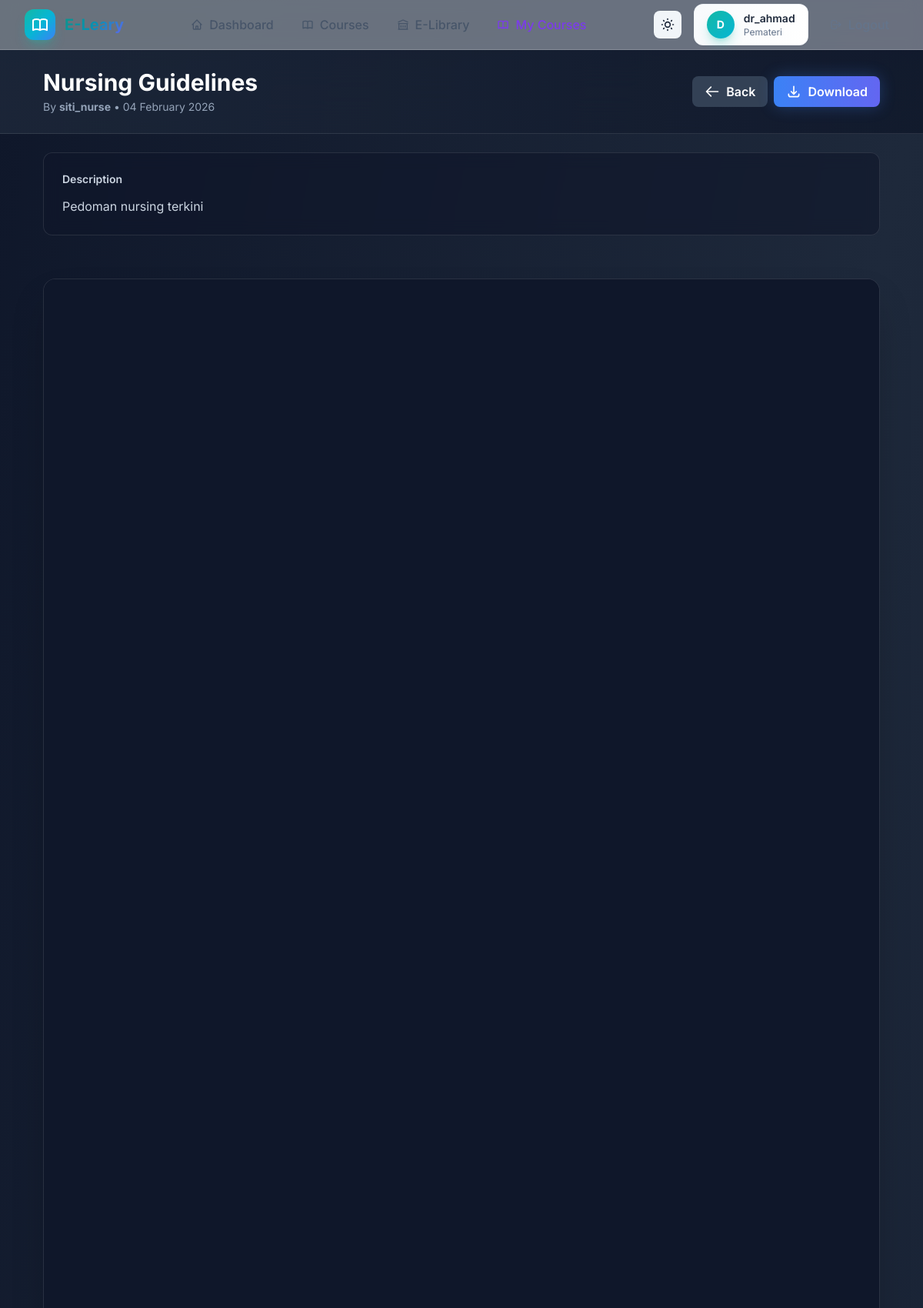
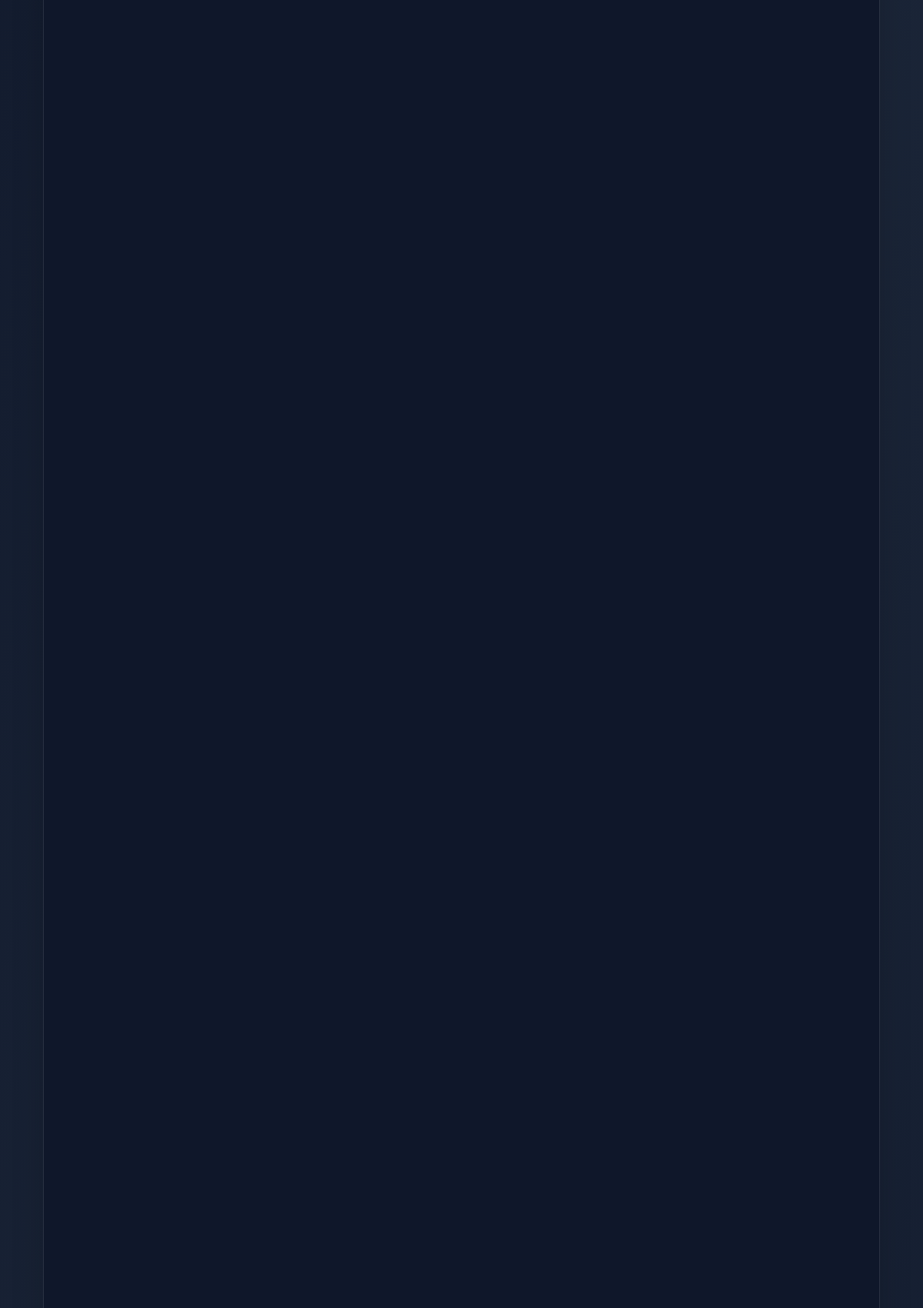
The app's page /library/2/preview (signed in, upper part) with its own data (2 pictures, top to bottom).
### models.py (models this page shows, shortened)
class User(UserMixin, db.Model):
    id = db.Column(db.Integer, primary_key=True)
    username = db.Column(db.String(120), unique=True, nullable=False, index=True)
    email = db.Column(db.String(120), unique=True, nullable=False, index=True)
    password_hash = db.Column(db.String(255), nullable=False)
    role = db.Column(db.String(20), default='user', nullable=False)  # 'admin', 'pemateri', or 'user'
    pending_role = db.Column(db.String(20), nullable=True)  # Requested role pending admin approval
    division = db.Column(db.String(100), nullable=True)  # e.g., Medical, IT, Admin, Mahasiswa/Koas
    created_at = db.Column(db.DateTime, default=datetime.utcnow)
    uploaded_books = db.relationship('LibraryBook', backref='uploader', lazy='dynamic', foreign_keys='LibraryBook.uploader_id')
    attendance_logs = db.relationship('AttendanceLog', backref='user', lazy='dynamic')
    enrollments = db.relationship('CourseEnrollment', backref='user', lazy='dynamic')
    instructed_courses = db.relationship('Course', backref='instructor_user', lazy='dynamic', foreign_keys='Course.instructor_id')
    def is_admin(self):
        return self.role == 'admin'
    def can_manage_courses(self):
        return self.role in ['admin', 'pemateri']

class LibraryBook(db.Model):
    id = db.Column(db.Integer, primary_key=True)
    uploader_id = db.Column(db.Integer, db.ForeignKey('user.id'), nullable=False, index=True)
    title = db.Column(db.String(255), nullable=False)
    description = db.Column(db.Text, nullable=True)
    file_path = db.Column(db.String(255), nullable=False)
    status = db.Column(db.String(20), default='pending', nullable=False)  # 'pending', 'approved', 'rejected'
    created_at = db.Column(db.DateTime, default=datetime.utcnow)
    updated_at = db.Column(db.DateTime, default=datetime.utcnow, onupdate=datetime.utcnow)

### app.py (the view)
@app.route('/library/<int:book_id>/preview')
@login_required
def preview_document(book_id):
    book = LibraryBook.query.get_or_404(book_id)
    if book.status == 'pending' and not current_user.is_admin():
        flash('You do not have permission to view this document.', 'danger')
        return redirect(url_for('library'))
    elif book.status == 'rejected':
        flash('This document has been rejected.', 'danger')
        return redirect(url_for('library'))
    return render_template('preview.html', book=book)

### app.py (called while the page is built)
@login_manager.user_loader
def load_user(user_id):
    return User.query.get(int(user_id))

### templates/preview.html (shortened to what this page needs)
{% extends 'base.html' %}
{% block content %}
<div class="min-h-screen bg-gradient-to-br from-slate-900 via-slate-800 to-slate-900">
    <div class="bg-gradient-to-r from-slate-800/80 to-slate-900/80 backdrop-blur-xl border-b border-white/10 sticky top-16 z-40">
        <div class="max-w-6xl mx-auto px-4 py-6 sm:px-6 lg:px-8">
            <div class="flex items-center justify-between gap-4">
                <div class="flex-1 min-w-0">
                    <h1 class="text-2xl md:text-3xl font-bold text-white truncate">{{ book.title }}</h1>
                    <p class="text-slate-400 text-sm mt-1">
                        By <strong>{{ book.uploader.username }}</strong> • {{ book.created_at.strftime('%d %B %Y') }}
                    </p>
                </div>
                <div class="flex gap-2 flex-shrink-0">
                    <a href="{{ url_for('library') }}" class="inline-flex items-center gap-2 bg-slate-700 hover:bg-slate-600 text-white font-semibold py-2 px-4 rounded-lg transition-colors">
                        <svg class="w-5 h-5" fill="none" stroke="currentColor" viewBox="0 0 24 24">
                            <path stroke-linecap="round" stroke-linejoin="round" stroke-width="2" d="M10 19l-7-7m0 0l7-7m-7 7h18"/>
                        </svg>
                        Back
                    </a>
                    <a href="{{ url_for('download_document', book_id=book.id) }}" class="inline-flex items-center gap-2 btn-glow bg-gradient-to-r from-blue-500 to-indigo-500 hover:from-blue-600 hover:to-indigo-600 text-white font-semibold py-2 px-4 rounded-lg shadow-lg shadow-blue-500/30 transition-all duration-300">
                        <svg class="w-5 h-5" fill="none" stroke="currentColor" viewBox="0 0 24 24">
                            <path stroke-linecap="round" stroke-linejoin="round" stroke-width="2" d="M4 16v1a3 3 0 003 3h10a3 3 0 003-3v-1m-4-4l-4 4m0 0l-4-4m4 4V4"/>
                        </svg>
                        Download
                    </a>
                </div>
            </div>
        </div>
    </div>
    {% if book.description %}
    <div class="max-w-6xl mx-auto px-4 py-6 sm:px-6 lg:px-8">
        <div class="glass rounded-xl border border-white/10 backdrop-blur-xl p-6">
            <h3 class="text-sm font-semibold text-slate-300 mb-3">Description</h3>
            <p class="text-slate-300 leading-relaxed">{{ book.description }}</p>
        </div>
    </div>
    {% endif %}
    <div class="max-w-6xl mx-auto px-4 py-8 sm:px-6 lg:px-8">
        <div class="glass rounded-2xl border border-white/10 backdrop-blur-xl overflow-hidden shadow-2xl">
            {% if book.file_path.endswith('.pdf') %}
                <div class="bg-slate-900 rounded-lg">
                    <iframe
                        src="{{ url_for('view_document', book_id=book.id) }}"
                        class="w-full h-screen rounded-lg"
                        type="application/pdf">
                        <p class="text-white p-6">
                            PDF preview is not supported in your browser.
                            <a href="{{ url_for('download_document', book_id=book.id) }}" class="text-blue-400 hover:text-blue-300 underline">Download the file instead</a>.
                        </p>
                    </iframe>
                </div>
            {% endif %}
        </div>
    </div>
</div>
{% endblock %}

### templates/base.html (shortened to what this page needs)
<!DOCTYPE html>
<html lang="en" id="html-root">
<head>
    <script src="https://cdn.tailwindcss.com"></script>
</head>
<body class="bg-gradient-mesh min-h-screen dark:bg-slate-900 dark:text-slate-100">
    <nav class="glass dark:glass-dark border-b border-white/20 dark:border-slate-700 sticky top-0 z-40 shadow-lg shadow-black/5">
        <div class="max-w-7xl mx-auto px-4 sm:px-6 lg:px-8">
            <div class="flex justify-between items-center h-16">
                <div class="flex items-center gap-3">
                    <div class="w-10 h-10 bg-gradient-to-br from-teal-500 via-cyan-500 to-blue-500 rounded-xl flex items-center justify-center shadow-lg shadow-teal-500/30 animate-pulse-slow">
                    </div>
                    <span class="text-xl font-bold gradient-text">E-Leary</span>
                </div>
                {% if current_user.is_authenticated %}
                    <div class="hidden md:flex items-center gap-1">
                        <a href="{{ url_for('index') }}" class="px-4 py-2 rounded-lg text-slate-600 dark:text-slate-300 hover:text-teal-600 dark:hover:text-teal-400 hover:bg-teal-50 dark:hover:bg-slate-700 font-medium transition-all duration-200">
                            <span class="flex items-center gap-2">
                                <svg class="w-4 h-4" fill="none" stroke="currentColor" viewBox="0 0 24 24"><path stroke-linecap="round" stroke-linejoin="round" stroke-width="2" d="M3 12l2-2m0 0l7-7 7 7M5 10v10a1 1 0 001 1h3m10-11l2 2m-2-2v10a1 1 0 01-1 1h-3m-6 0a1 1 0 001-1v-4a1 1 0 011-1h2a1 1 0 011 1v4a1 1 0 001 1m-6 0h6"/></svg>
                                Dashboard
                            </span>
                        </a>
                        <a href="{{ url_for('courses') }}" class="px-4 py-2 rounded-lg text-slate-600 dark:text-slate-300 hover:text-teal-600 dark:hover:text-teal-400 hover:bg-teal-50 dark:hover:bg-slate-700 font-medium transition-all duration-200">
                            <span class="flex items-center gap-2">
                                Courses
                            </span>
                        </a>
                        <a href="{{ url_for('library') }}" class="px-4 py-2 rounded-lg text-slate-600 dark:text-slate-300 hover:text-teal-600 dark:hover:text-teal-400 hover:bg-teal-50 dark:hover:bg-slate-700 font-medium transition-all duration-200">
                            <span class="flex items-center gap-2">
                                <svg class="w-4 h-4" fill="none" stroke="currentColor" viewBox="0 0 24 24"><path stroke-linecap="round" stroke-linejoin="round" stroke-width="2" d="M8 14v3m4-3v3m4-3v3M3 21h18M3 10h18M3 7l9-4 9 4M4 10h16v11H4V10z"/></svg>
                                E-Library
                            </span>
                        </a>
                        {% if current_user.can_manage_courses() %}
                            <a href="{{ url_for('admin_courses') }}" class="px-4 py-2 rounded-lg text-violet-600 dark:text-violet-400 hover:text-violet-700 dark:hover:text-violet-300 hover:bg-violet-50 dark:hover:bg-slate-700 font-medium transition-all duration-200">
                                <span class="flex items-center gap-2">
                                </span>
                            </a>
                        {% endif %}
                    </div>
                    <div class="flex items-center gap-4">
                        <button id="darkModeToggle" class="p-2 rounded-lg bg-slate-100 dark:bg-slate-700 hover:bg-slate-200 dark:hover:bg-slate-600 transition-colors" title="Toggle dark mode">
                        </button>
                        <div class="hidden sm:flex items-center gap-3 bg-gradient-to-r from-slate-50 to-white dark:from-slate-800 dark:to-slate-700 px-4 py-2 rounded-xl border border-slate-200/50 dark:border-slate-600 shadow-sm">
                            <div class="w-9 h-9 bg-gradient-to-br from-teal-500 to-cyan-500 rounded-full flex items-center justify-center text-white font-bold text-sm shadow-lg shadow-teal-500/30">
                                {{ current_user.username[0].upper() }}
                            </div>
                            <div>
                                <p class="text-sm font-semibold text-slate-800 dark:text-slate-100">{{ current_user.username }}</p>
                                <p class="text-xs text-slate-500 dark:text-slate-400 capitalize">{{ current_user.role }}</p>
                            </div>
                        </div>
                        <a href="{{ url_for('logout') }}" class="flex items-center gap-2 text-slate-500 dark:text-slate-400 hover:text-red-500 dark:hover:text-red-400 font-medium transition-colors px-3 py-2 rounded-lg hover:bg-red-50 dark:hover:bg-red-900/20">
                            <svg class="w-4 h-4" fill="none" stroke="currentColor" viewBox="0 0 24 24"><path stroke-linecap="round" stroke-linejoin="round" stroke-width="2" d="M17 16l4-4m0 0l-4-4m4 4H7m6 4v1a3 3 0 01-3 3H6a3 3 0 01-3-3V7a3 3 0 013-3h4a3 3 0 013 3v1"/></svg>
                            <span class="hidden sm:inline">Logout</span>
                        </a>
                    </div>
                {% endif %}
            </div>
        </div>
    </nav>
    <main class="page-enter">
        {% block content %}{% endblock %}
    </main>
</body>
</html>

### templates/base.html (style rules this page uses)
body { font-family: 'Inter', -apple-system, BlinkMacSystemFont, 'Segoe UI', sans-serif; }
.glass { background: rgba(255, 255, 255, 0.85); backdrop-filter: blur(10px); -webkit-backdrop-filter: blur(10px); }
.gradient-text { background: linear-gradient(135deg, #0d9488 0%, #0891b2 50%, #6366f1 100%); -webkit-background-clip: text; -webkit-text-fill-color: transparent; background-clip: text; }
.btn-glow { position: relative; overflow: hidden; transition: all 0.3s ease; }
.btn-glow::before { content: ''; position: absolute; top: 0; left: -100%; width: 100%; height: 100%; background: linear-gradient(90deg, transparent, rgba(255,255,255,0.2), transparent); transition: left 0.5s ease; }
.page-enter { animation: slideUp 0.4s ease-out; }
.bg-gradient-mesh { background: linear-gradient(135deg, #f0fdfa 0%, #f0f9ff 50%, #faf5ff 100%); }

### templates/preview.html (style rules this page uses)
.glass { background: rgba(15, 23, 42, 0.6); backdrop-filter: blur(10px); }
.btn-glow { box-shadow: 0 0 20px rgba(59, 130, 246, 0.3); }

### records on screen
User: username "D", username "dr_ahmad", role "Pemateri"
LibraryBook: title "Nursing Guidelines", created_at "04 February 2026", description "Pedoman nursing terkini"
User: uploader.username "siti_nurse"
